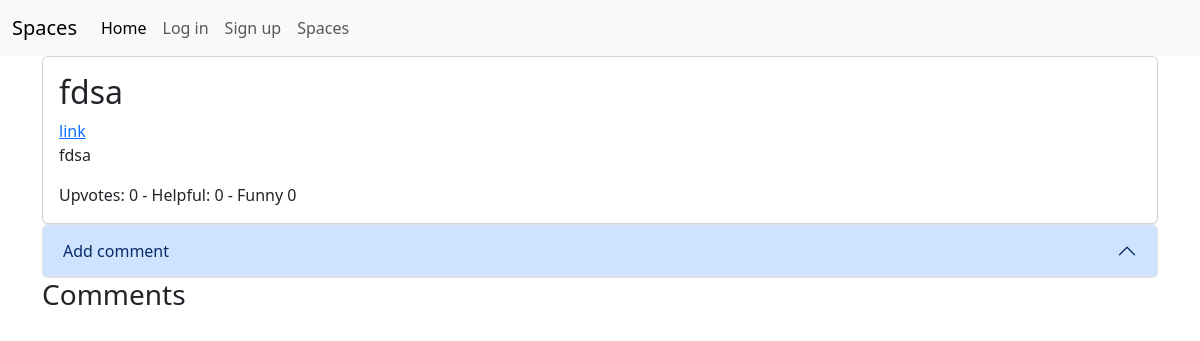
The app's page /space/padres/comments/fdsa/ with its own data.
### main/models.py (models this page shows)
class Post(models.Model):
    user = models.ForeignKey(User, on_delete=models.CASCADE)
    title = models.CharField(max_length=50)
    spacename = models.CharField(max_length=25)
    url = models.CharField(max_length=200, default="", blank=True)
    body = models.CharField(max_length=1000, default="")
    upvotes = models.IntegerField(default=0)
    downvotes = models.IntegerField(default=0)
    helpful = models.IntegerField(default=0)
    funny = models.IntegerField(default=0)
    date_published = models.DateTimeField(default=datetime.datetime.now(), blank=True)
    def __str__(self):
        return self.title

### main/views.py (the view)
# urls.py: path('space/<str:spacename>/comments/<str:post_title>/', views.post_comments, name='post_comments'),
def post_comments(request, spacename, post_title):
    if request.method == 'POST':
        form = CommentForm(request.POST)
        if form.is_valid():
            form.save()
            return redirect('main:post_comments', spacename, post_title)
    post_info = Post.objects.get(title=post_title)
    comments = post_info.comment_set.all()
    comment_form = CommentForm()
    return render(request, 'main/comment.html', {'post_info': post_info, 'comments': comments,
                                                 'comment_form': comment_form})

### main/templates/main/comment.html (shortened to what this page needs)
{% extends "./base.html" %}
    {% load bootstrap5 %}
{% block content %}
<div class="card">
  <div class="card-body">
    <h2>{{ post_info.title }}</h2>
    {% if post_info.url != "" %}
    <a href="{{ post_info.url }}">link</a>
    {% endif %}
    <p>{{ post_info.body }}</p>
    Upvotes: {{ post_info.upvotes }} - Helpful: {{ post_info.helpful }} - Funny {{ post_info.funny }}
  </div>
</div>
<div class="accordion">
    <div class="accordion-item">
        <h2 class="accordion-header">
          <button class="accordion-button" type="button" data-bs-toggle="collapse" data-bs-target="#collapseOne" aria-expanded="true" aria-controls="collapseOne">
            Add comment
          </button>
        </h2>
  </div>
</div>
<h3>Comments</h3>
{% endblock %}

### records on screen
Post: title "fdsa", body "fdsa", upvotes "0", helpful "0", funny "0"
